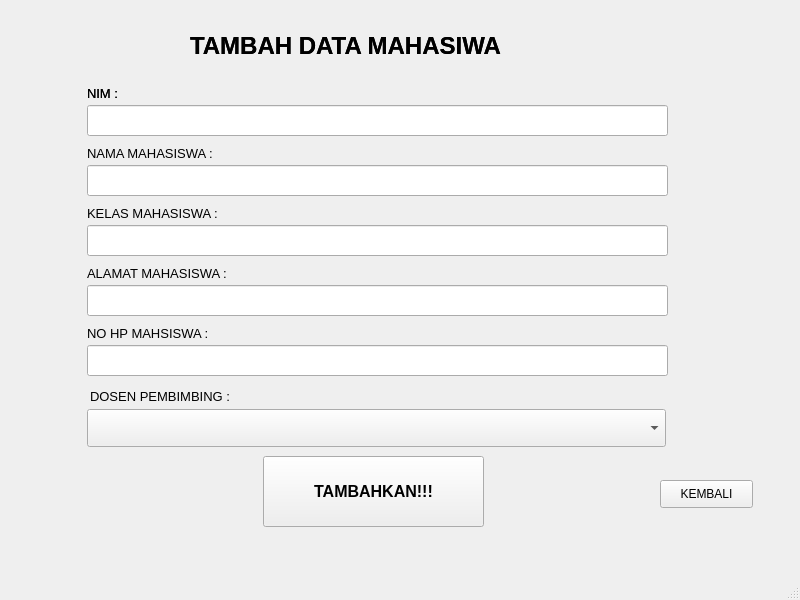
<?xml version="1.0" encoding="UTF-8"?>
<ui version="4.0">
 <class>MainWindow</class>
 <widget class="QMainWindow" name="MainWindow">
  <property name="geometry">
   <rect>
    <x>0</x>
    <y>0</y>
    <width>800</width>
    <height>600</height>
   </rect>
  </property>
  <property name="windowTitle">
   <string>MainWindow</string>
  </property>
  <widget class="QWidget" name="centralwidget">
   <widget class="QLabel" name="label">
    <property name="geometry">
     <rect>
      <x>190</x>
      <y>30</y>
      <width>411</width>
      <height>31</height>
     </rect>
    </property>
    <property name="font">
     <font>
      <pointsize>18</pointsize>
      <weight>75</weight>
      <bold>true</bold>
     </font>
    </property>
    <property name="text">
     <string>TAMBAH DATA MAHASIWA</string>
    </property>
   </widget>
   <widget class="QLabel" name="label_2">
    <property name="geometry">
     <rect>
      <x>87</x>
      <y>85</y>
      <width>81</width>
      <height>16</height>
     </rect>
    </property>
    <property name="font">
     <font>
      <pointsize>10</pointsize>
     </font>
    </property>
    <property name="text">
     <string>NIM :</string>
    </property>
   </widget>
   <widget class="QLabel" name="label_3">
    <property name="geometry">
     <rect>
      <x>87</x>
      <y>145</y>
      <width>161</width>
      <height>16</height>
     </rect>
    </property>
    <property name="font">
     <font>
      <pointsize>10</pointsize>
     </font>
    </property>
    <property name="text">
     <string>NAMA MAHASISWA :</string>
    </property>
   </widget>
   <widget class="QLabel" name="label_4">
    <property name="geometry">
     <rect>
      <x>87</x>
      <y>205</y>
      <width>161</width>
      <height>16</height>
     </rect>
    </property>
    <property name="font">
     <font>
      <pointsize>10</pointsize>
     </font>
    </property>
    <property name="text">
     <string>KELAS MAHASISWA :</string>
    </property>
   </widget>
   <widget class="QLabel" name="label_5">
    <property name="geometry">
     <rect>
      <x>87</x>
      <y>265</y>
      <width>211</width>
      <height>16</height>
     </rect>
    </property>
    <property name="font">
     <font>
      <pointsize>10</pointsize>
     </font>
    </property>
    <property name="text">
     <string>ALAMAT MAHASISWA :</string>
    </property>
   </widget>
   <widget class="QLabel" name="label_6">
    <property name="geometry">
     <rect>
      <x>87</x>
      <y>325</y>
      <width>151</width>
      <height>16</height>
     </rect>
    </property>
    <property name="font">
     <font>
      <pointsize>10</pointsize>
     </font>
    </property>
    <property name="text">
     <string>NO HP MAHSISWA :</string>
    </property>
   </widget>
   <widget class="QLineEdit" name="lineEdit_nim">
    <property name="geometry">
     <rect>
      <x>87</x>
      <y>105</y>
      <width>581</width>
      <height>31</height>
     </rect>
    </property>
    <property name="font">
     <font>
      <pointsize>10</pointsize>
     </font>
    </property>
   </widget>
   <widget class="QLineEdit" name="lineEdit_nama">
    <property name="geometry">
     <rect>
      <x>87</x>
      <y>165</y>
      <width>581</width>
      <height>31</height>
     </rect>
    </property>
    <property name="font">
     <font>
      <pointsize>10</pointsize>
     </font>
    </property>
   </widget>
   <widget class="QLineEdit" name="lineEdit_kelas">
    <property name="geometry">
     <rect>
      <x>87</x>
      <y>225</y>
      <width>581</width>
      <height>31</height>
     </rect>
    </property>
    <property name="font">
     <font>
      <pointsize>10</pointsize>
     </font>
    </property>
   </widget>
   <widget class="QLineEdit" name="lineEdit_alamat">
    <property name="geometry">
     <rect>
      <x>87</x>
      <y>285</y>
      <width>581</width>
      <height>31</height>
     </rect>
    </property>
    <property name="font">
     <font>
      <pointsize>10</pointsize>
     </font>
    </property>
   </widget>
   <widget class="QLineEdit" name="lineEdit_no_hp">
    <property name="geometry">
     <rect>
      <x>87</x>
      <y>345</y>
      <width>581</width>
      <height>31</height>
     </rect>
    </property>
    <property name="font">
     <font>
      <pointsize>14</pointsize>
     </font>
    </property>
   </widget>
   <widget class="QPushButton" name="btn_tambah">
    <property name="geometry">
     <rect>
      <x>263</x>
      <y>456</y>
      <width>221</width>
      <height>71</height>
     </rect>
    </property>
    <property name="font">
     <font>
      <pointsize>12</pointsize>
      <weight>75</weight>
      <bold>true</bold>
     </font>
    </property>
    <property name="text">
     <string>TAMBAHKAN!!!</string>
    </property>
   </widget>
   <widget class="QLabel" name="label_7">
    <property name="geometry">
     <rect>
      <x>190</x>
      <y>30</y>
      <width>411</width>
      <height>31</height>
     </rect>
    </property>
    <property name="font">
     <font>
      <pointsize>18</pointsize>
      <weight>75</weight>
      <bold>true</bold>
     </font>
    </property>
    <property name="text">
     <string>TAMBAH DATA MAHASIWA</string>
    </property>
   </widget>
   <widget class="QLabel" name="label_8">
    <property name="geometry">
     <rect>
      <x>87</x>
      <y>85</y>
      <width>81</width>
      <height>16</height>
     </rect>
    </property>
    <property name="font">
     <font>
      <pointsize>10</pointsize>
     </font>
    </property>
    <property name="text">
     <string>NIM :</string>
    </property>
   </widget>
   <widget class="QPushButton" name="btn_kembali">
    <property name="geometry">
     <rect>
      <x>660</x>
      <y>480</y>
      <width>93</width>
      <height>28</height>
     </rect>
    </property>
    <property name="text">
     <string>KEMBALI</string>
    </property>
   </widget>
   <widget class="QLabel" name="label_9">
    <property name="geometry">
     <rect>
      <x>90</x>
      <y>383</y>
      <width>181</width>
      <height>27</height>
     </rect>
    </property>
    <property name="font">
     <font>
      <pointsize>10</pointsize>
     </font>
    </property>
    <property name="text">
     <string>DOSEN PEMBIMBING :</string>
    </property>
   </widget>
   <widget class="QComboBox" name="comboBox">
    <property name="geometry">
     <rect>
      <x>87</x>
      <y>409</y>
      <width>579</width>
      <height>38</height>
     </rect>
    </property>
   </widget>
  </widget>
  <widget class="QMenuBar" name="menubar">
   <property name="geometry">
    <rect>
     <x>0</x>
     <y>0</y>
     <width>800</width>
     <height>26</height>
    </rect>
   </property>
  </widget>
  <widget class="QStatusBar" name="statusbar"/>
 </widget>
 <resources/>
 <connections/>
</ui>
